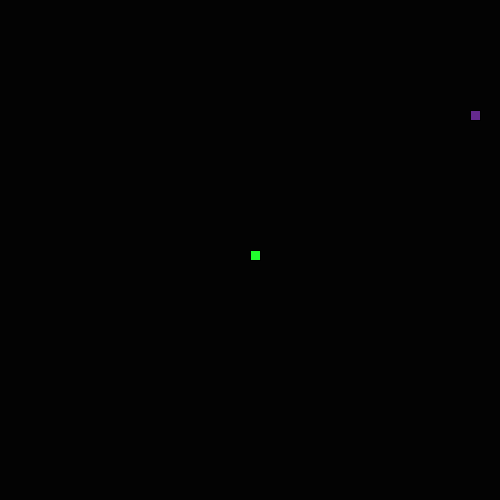
Frame 1 (no input)
Frame 60 (the mouse pressed at the canvas centre just before this capture): identical to frame 1, image omitted
Frame 120 (the mouse held since frame 60 and released just before this capture): identical to frame 1, image omitted

The Processing sketch that drew this single still picture (run headless with seeded random() and noise(); from frame 60 on, the mouse is pressed at the canvas centre):

// Processing sketch: LeagueSnake
// ── LeagueSnake.pde
//*
// ***** SEGMENT CLASS *****
// This class will be used to represent each part of the moving snake.
//*

class Segment {

//Add x and y member variables. They will hold the corner location of each segment of the snake.
int x;
int y;

// Add a constructor with parameters to initialize each variable.
Segment(int x, int y){
  this.x=x;
  this.y=y;
}

}


//*
// ***** GAME VARIABLES *****
// All the game variables that will be shared by the game methods are here
//*
Segment head;
int foodX;
int foodY;




//*
// ***** SETUP METHODS *****
// These methods are called at the start of the game.
//*

void setup() {
size(500,500);
head = new Segment(((int)random(50)*10),((int)random(50)*10));
frameRate(20);
dropFood();
}

void dropFood() {
  //Set the food in a new random location
    foodX = ((int)random(50)*10);
    foodY = ((int)random(50)*10);
}



//*
// ***** DRAW METHODS *****
// These methods are used to draw the snake and its food 
//*

void draw() {
  background(#030303);
  drawFood();
  drawSnake();
}

void drawFood() {
  //Draw the food
  fill(#65298E);
  rect(foodX, foodY, 10, 10);
}

void drawSnake() {
  //Draw the head of the snake followed by its tail
  fill(#21FF2E);
  rect(250, 250, 10, 10);
}


//*
// ***** TAIL MANAGEMENT METHODS *****
// These methods make sure the tail is the correct length.
//*

void drawTail() {
  //Draw each segment of the tail 

}

void manageTail() {
  //After drawing the tail, add a new segment at the "start" of the tail and remove the one at the "end" 
  //This produces the illusion of the snake tail moving.
  
}

void checkTailCollision() {
  //If the snake crosses its own tail, shrink the tail back to one segment
  
}



//*
// ***** CONTROL METHODS *****
// These methods are used to change what is happening to the snake
//*

void keyPressed() {
  //Set the direction of the snake according to the arrow keys pressed
  
}

void move() {
  //Change the location of the Snake head based on the direction it is moving.
  
    /*
  switch(direction) {
  case UP:
    // move head up here 
    break;
  case DOWN:
    // move head down here 
    break;
  case LEFT:
   // figure it out 
    break;
  case RIGHT:
    // mystery code goes here 
    break;
  }
  */
}

void checkBoundaries() {
 //If the snake leaves the frame, make it reappear on the other side
 
}



void eat() {
  //When the snake eats the food, its tail should grow and more food appear

}
